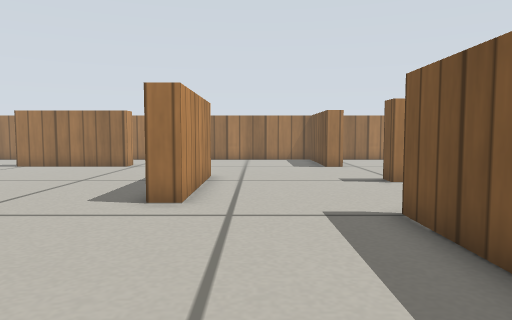
[1] (above)

17 first-person views from a walk through a robot-simulator world made for Gazebo. The camera is 0.29 m above the floor, tilts 4° down and sees 70° across. The floor is counted in squares, 0.2 m on a side. Each view is taken from the middle of a square. On the plan, view 1 faces up. The plan holds only what a view shows up to about 16 squares ahead; the rest is blank. Simple patterns stand in for the simulator's built-in surfaces.

[2]
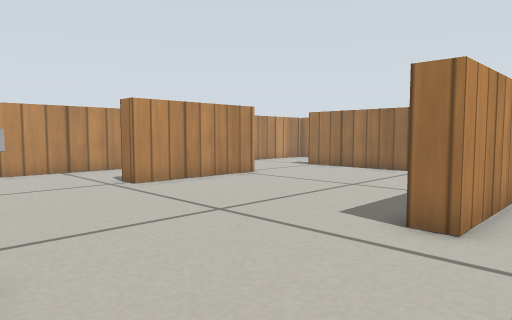

[3]
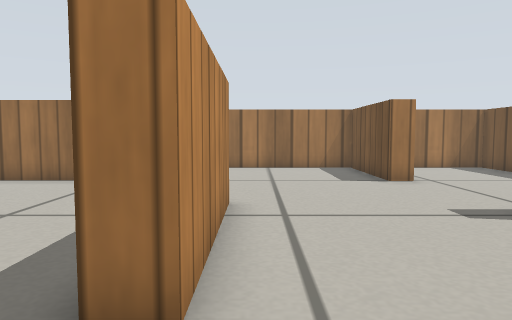

[4]
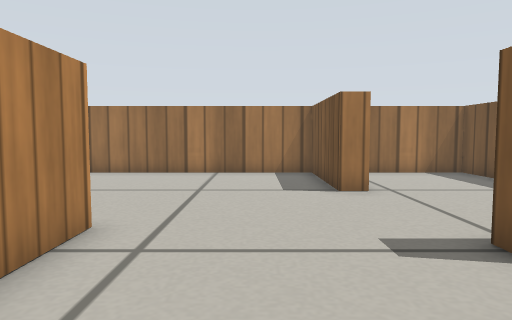

[5]
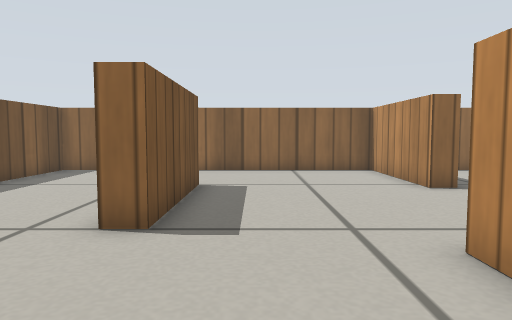

[6]
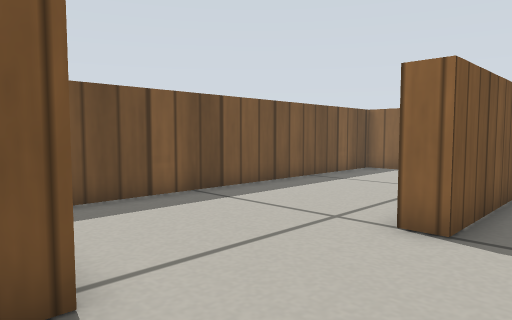

[7]
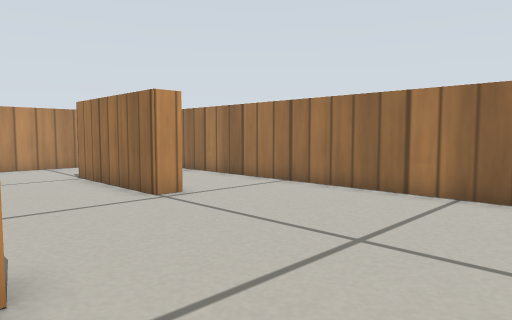

[8]
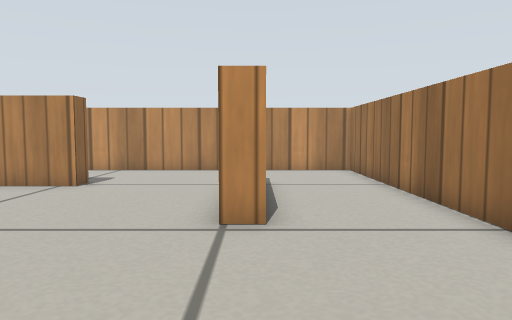

[9]
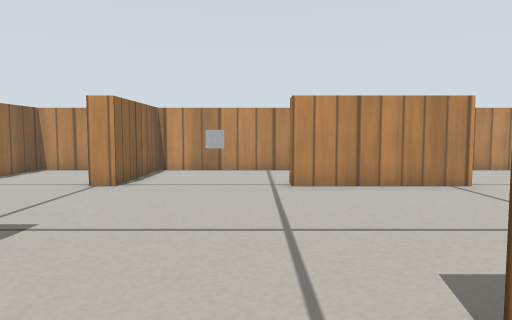

[10]
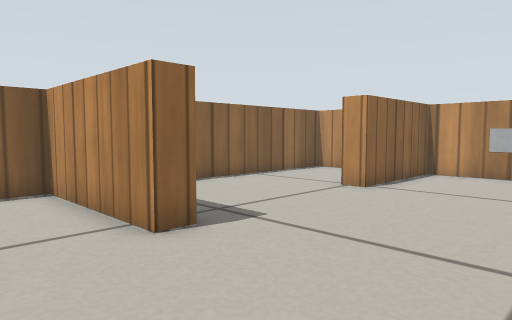

[11]
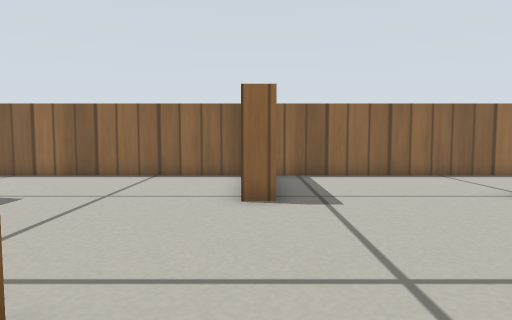

[12]
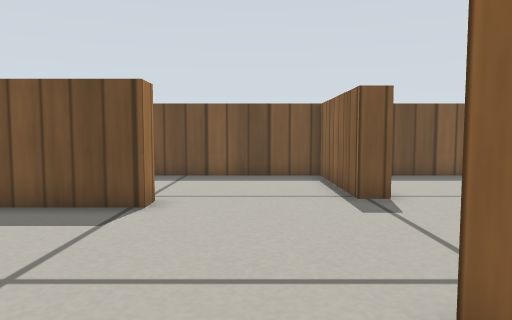

[13]
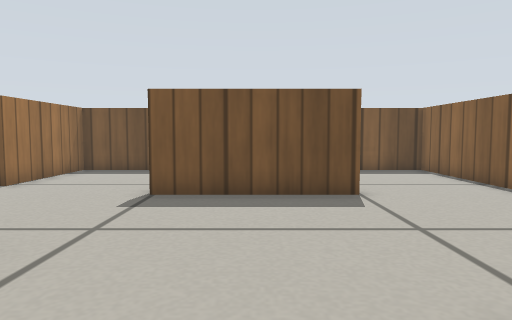

[14]
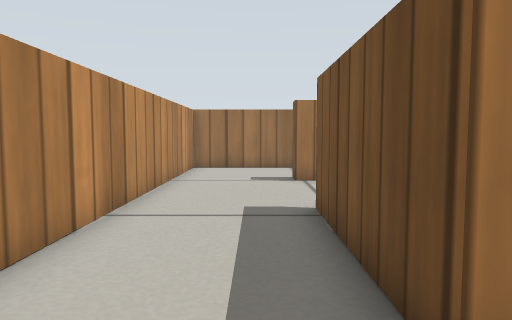

[15]
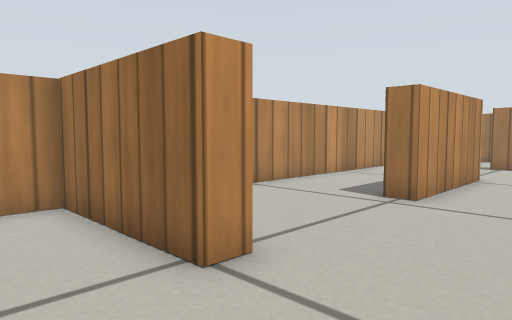

[16]
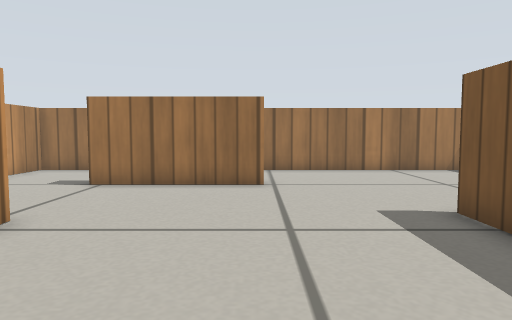

[17]
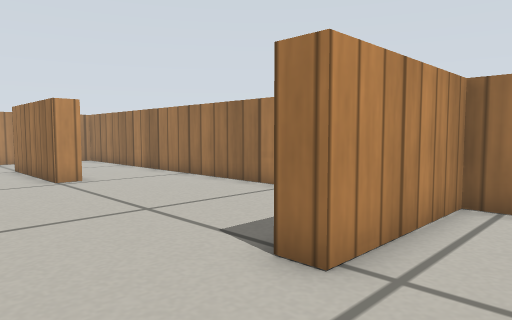

### Floor plan
Points are (right, up) in squares from view 1. A wall is a line through its corners. A room is listed if a view was taken in it or the views show most of it. See-through windows are left out.
Room 1 (views 1, 2, 3, 4, 5, 6, 7, 8, 9, 10, 11, 12, 13, 14, 16, 17)
walls: (-2.3, 11.1) (-2.3, 12.6) (-1.6, 12.6) (-1.6, 7.6) (-2.4, 7.6); (-10.1, 12) (-10.1, 7) (-10.8, 7) (-10.8, 12) (-10.1, 12); (-5.8, 17.2) (-5.8, 16.4) (-10.8, 16.4) (-10.8, 17.1); (-4.5, 2.2) (-3.7, 2.2) (-3.7, -2.7) (8.8, -2.7) (8.8, 11) (4.1, 11) (4.1, 11.7) (8.8, 11.7) (8.8, 20.8) (3.9, 20.8) (3.9, 16.2) (3.1, 16.2) (3.1, 20.8) (-14.7, 20.8) (-14.7, 2.2) (-10.1, 2.2) (-10.1, 1.3); (2.6, 1.5) (2.6, 6.5) (3.5, 6.5)
ways out: opening at (-7.5, 2) to room 2
objects: marker (-15, 4)
Room 2 (view 15)
walls: (-10.1, 1.3) (-14.7, 1.3) (-14.7, -2.7) (-4.6, -2.7)
ways out: opening at (-7.5, 2) to room 1

Where each view was taken, in squares from view 1:
view 1: 0 up, 0 right, facing up
view 2: 2 up, 0 right, facing up-left
view 3: 5 up, 1 left, facing up
view 4: 7 up, 1 right, facing up
view 5: 12 up, 1 right, facing down
view 6: 12 up, 1 right, facing down-right
view 7: 12 up, 2 right, facing up-left
view 8: 17 up, 0 right, facing left
view 9: 6 up, 0 right, facing left
view 10: 7 up, 1 left, facing down-left
view 11: 10 up, 4 left, facing down
view 12: 14 up, 4 left, facing right
view 13: 4 up, 6 left, facing right
view 14: 5 up, 12 left, facing up
view 15: 1 down, 7 left, facing up-left
view 16: 6 up, 6 left, facing up
view 17: 13 up, 6 right, facing up-left
